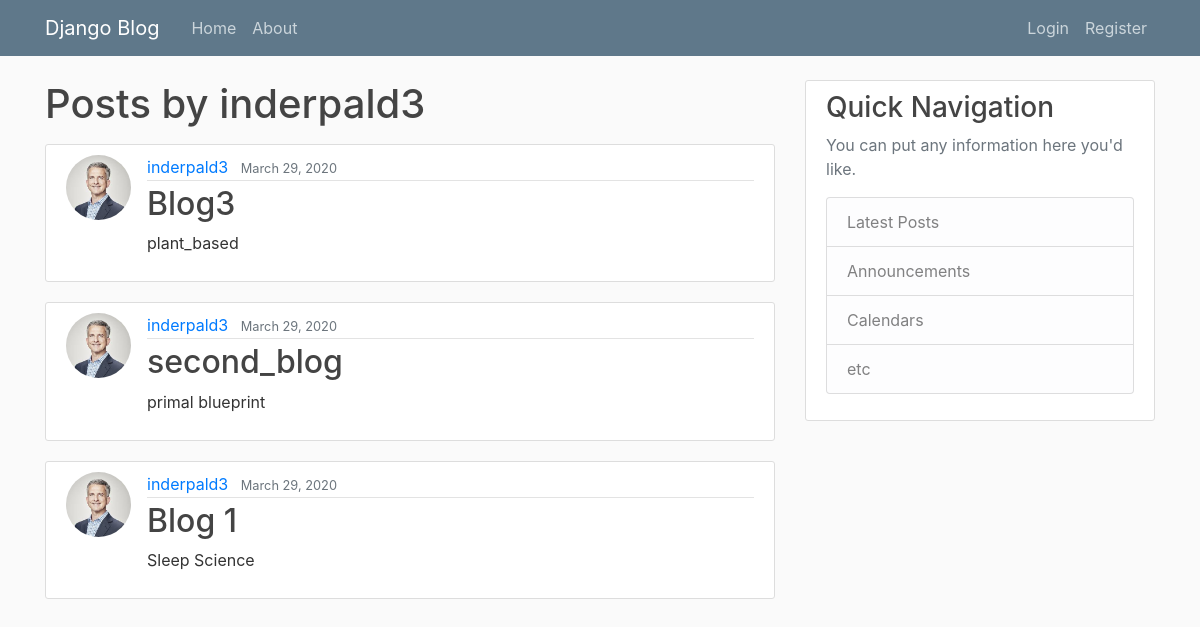
Page /user/inderpald3 on the earlier database version.
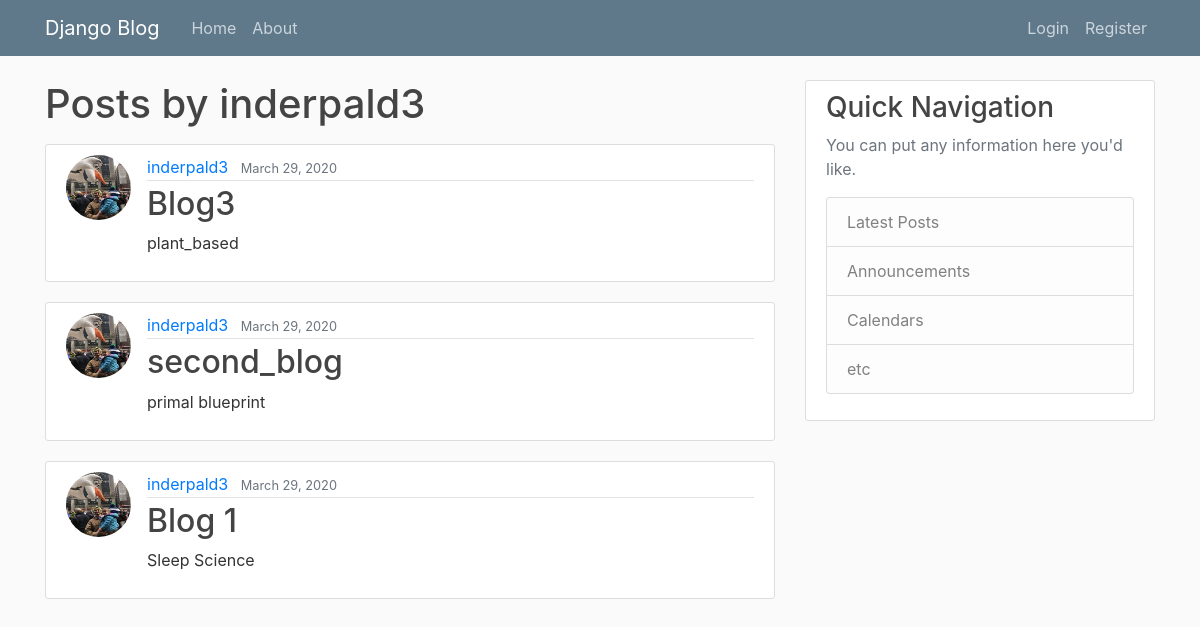
Same page on the later database version.
### blog/models.py (models this page shows, shortened)
class Post(models.Model):
    title = models.CharField(max_length=100)
    content = models.TextField()
    date_posted = models.DateTimeField(default=timezone.now)
    author = models.ForeignKey(User, on_delete=models.CASCADE)

### users/models.py (models this page shows, shortened)
class Profile(models.Model):
    user = models.OneToOneField(User, on_delete=models.CASCADE)
    image = models.ImageField(default='default.jpg', upload_to='profile_pics')

### blog/views.py (the view)
# urls.py: path('user/<str:username>', UserPostListView.as_view(), name='user-posts'),
class UserPostListView(ListView):
    model = Post
    template_name = 'blog/user_posts.html'
    context_object_name = 'posts'
    paginate_by = 5
    def get_queryset(self):
        user = get_object_or_404(User, username=self.kwargs.get('username'))
        return Post.objects.filter(author=user).order_by('-date_posted')

### blog/templates/blog/user_posts.html (shortened to what this page needs)
{% extends 'blog/base.html'%}
{% block replace_content%}
    <h1 class='mb-3'>Posts by {{ view.kwargs.username }} </h1>
    {% for post in posts %}
        <article class="media content-section">
            <img class="rounded-circle article-img" src="{{ post.author.profile.image.url }}">
            <div class="media-body">
            <div class="article-metadata">
                <a class="mr-2" href="{% url 'user-posts' post.author.username %}">{{ post.author }}</a>
                <small class="text-muted">{{ post.date_posted|date:'F d, Y' }}</small>
            </div>
            <h2><a class="article-title" href="{% url 'post-detail' post.id %}">{{ post.title }}</a></h2>
            <p class="article-content">{{ post.content }}</p>
            </div>
        </article>
    {% endfor %}
{% endblock replace_content%}

Differences in the rows shown:
changed through a linked row, Post "Blog3": author.profile.image: picture added in place of a placeholder
changed through a linked row, Post "second_blog": author.profile.image: picture added in place of a placeholder
changed through a linked row, Post "Blog 1": author.profile.image: picture added in place of a placeholder
